Frame 1 (no input): blank canvas, image omitted
Frame 60 (the mouse pressed at the canvas centre just before this capture): blank canvas, image omitted
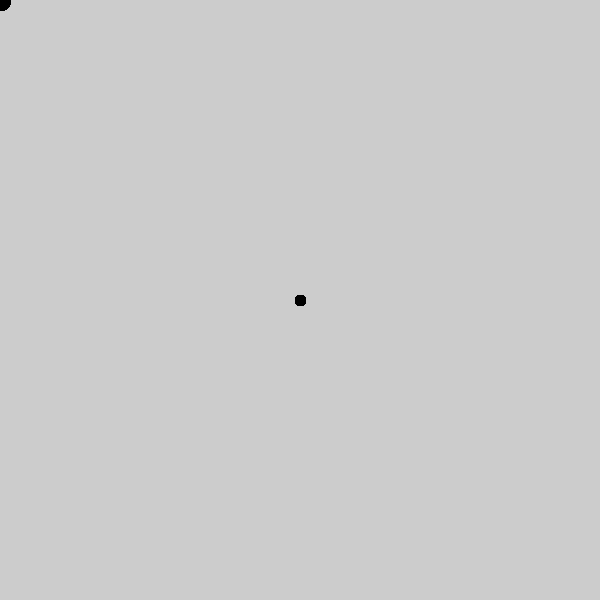
Frame 120 (the mouse held since frame 60 and released just before this capture)

The Processing sketch whose frames 1 and 60 were blank and that drew this single picture after the mouse press (run headless with seeded random() and noise(); from frame 60 on, the mouse is pressed at the canvas centre):

// Processing sketch: processing_185417
// ── processing_185417.pde

void setup () {
  size(600, 600);
  }
  void draw(){
    if (mousePressed) {
      fill(0);
ellipse (mouseX, mouseY, 10, 10);
fill (0);
stroke (0);
}

  if (!mousePressed) {
      fill(0);
ellipse (mouseX, mouseY, 20, 20);
fill (0);
stroke (0);
}

}
